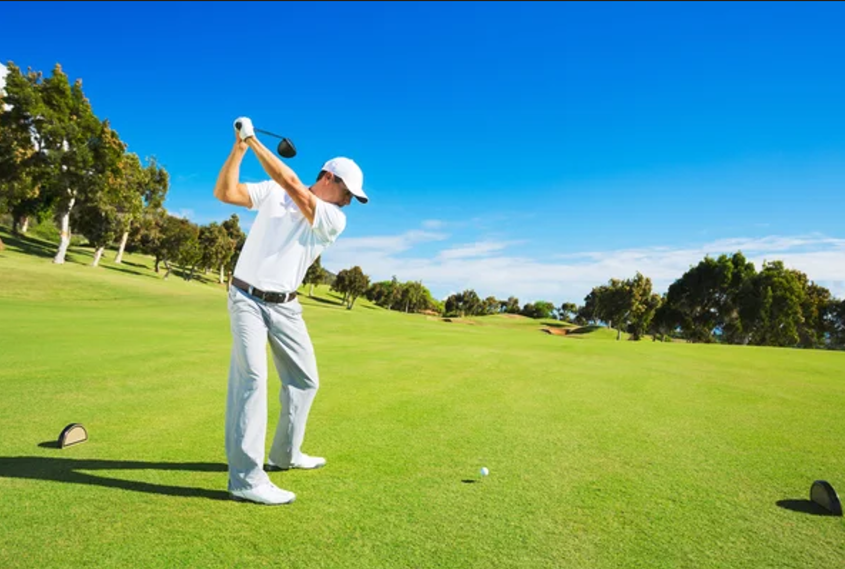
#> input picture scripts/demo2_ollama_vqa/images/golf.png, 1690 x 1137 px, found by its file name (shown at 1/2 size)
$ python vqa.py
#> lines starting #> are read from the running program, lines starting #| are printed output that depends on the picture
#!/usr/bin/env python3
# -*- coding: utf-8 -*-

import argparse
import time
import os
import tempfile
from pathlib import Path

from PIL import Image  # pip install pillow
import ollama


# --------------------------- Utils ---------------------------

def print_banner(title: str):
#| Input Image:       golf.png  (1690x1137)
    print("\n" + "=" * 70)
    print(f" {title}")
    print("=" * 70)

def round_to_multiple(x: int, m: int) -> int:
    if m <= 1:
        return max(1, x)
    return max(m, int(round(x / m) * m))

def ns_to_ms(x: int | None) -> float | None:
    if x is None:
        return None
    return float(x) / 1e6

def pretty_bytes(n: int) -> str:
    for unit in ["B", "KB", "MB", "GB"]:
        if n < 1024:
            return f"{n:.0f} {unit}"
        n /= 1024.0
    return f"{n:.1f} TB"


def resize_for_vlm(
    in_path: str,
    long_side: int = 1024,
    stride: int = 28,
    max_long_side: int | None = None,
    out_suffix: str = "_resized",
) -> tuple[str, tuple[int, int], float]:
    """
    Resize image to have a fixed long side, keep aspect ratio,
    then round width & height to a given stride (e.g., 28).
    Returns (out_path, (w,h), scale) where scale is new_long_side/original_long_side.
    """
#> called with in_path = './golf.png', long_side = 512, stride = 28, out_suffix = '_resized'
    img = Image.open(in_path).convert("RGB")
    w, h = img.size
#> w = 1690; h = 1137

    if max_long_side is not None:
        long_side = min(long_side, max_long_side)

    if max(w, h) == 0:
        raise ValueError("Invalid image with zero dimension.")

    scale = float(long_side) / float(max(w, h))
#> scale = 0.303
    new_w = int(round(w * scale))
#> new_w = 512
    new_h = int(round(h * scale))
#> new_h = 344

    if stride and stride > 1:
        new_w = round_to_multiple(new_w, stride)
#> new_w = 504
        new_h = round_to_multiple(new_h, stride)
#> new_h = 336

    new_w = max(1, new_w)
    new_h = max(1, new_h)

    resized = img.resize((new_w, new_h), resample=Image.LANCZOS)
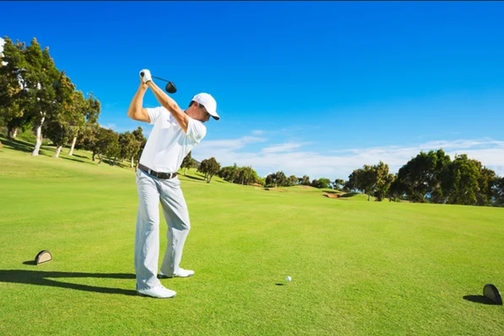
#> resized: PIL image 504x336 RGB; mean R, G, B 103.1, 157.5, 132.8

    base = Path(in_path).stem
    tmpdir = tempfile.mkdtemp(prefix="vlm_preproc_")
    out_path = os.path.join(tmpdir, f"{base}{out_suffix}_{new_w}x{new_h}.png")
    resized.save(out_path, format="PNG", optimize=True)
    return out_path, (new_w, new_h), scale


# --------------------------- Main ---------------------------

def main():
    parser = argparse.ArgumentParser(
        description="Run an Ollama VLM (e.g., qwen2.5vl:3b) with image + query, with pre-resize and stats."
    )
    parser.add_argument("--model", type=str, default="qwen2.5vl:3b",
                        help="Model name (default: qwen2.5vl:3b)")
    parser.add_argument("--image", type=str, default="./golf.png",
                        help="Path to input image")
    parser.add_argument("--query", type=str,
                        default="What sport is this?",
                        help="Text prompt / question")
    parser.add_argument("--long-side", type=int, default=512,
                        help="Resize so the long side equals this value (default: 512)")
    parser.add_argument("--stride", type=int, default=28,
                        help="Round width/height to a multiple of this value (default: 28). Use 1 to disable.")
    parser.add_argument("--no-round", action="store_true",
                        help="Disable rounding to stride (overrides --stride).")
    parser.add_argument("--max-long-side", type=int, default=None,
                        help="Optional upper cap for long side (e.g., 1280).")
    parser.add_argument("--show-raw", action="store_true",
                        help="Print the full raw response dict from Ollama.")
    args = parser.parse_args()

    # -------------------- Initializing Model (metadata) --------------------
    print_banner("Initializing Model")
    print(f"Model:             {args.model}")
    in_name = os.path.basename(args.image)
    try:
        _w, _h = Image.open(args.image).size
        print(f"Input Image:       {in_name}  ({_w}x{_h})")
    except Exception:
        print(f"Input Image:       {in_name}  (size: unknown)")
    print(f"Query:             {args.query}")

    # -------------------- Preprocess --------------------

    stride = 1 if args.no_round else max(1, args.stride)
    t_pp0 = time.perf_counter()
    pre_img_path, (new_w, new_h), scale = resize_for_vlm(
        args.image,
        long_side=args.long_side,
        stride=stride,
        max_long_side=args.max_long_side,
    )
#> new_w = 504; new_h = 336; scale = 0.303
    t_pp1 = time.perf_counter()
    mpix = (new_w * new_h) / 1e6
#> mpix = 0.169
    fsize = os.path.getsize(pre_img_path)
#> fsize = 228679

    # -------------------- Running Inference --------------------
    print_banner("Running Inference")
    t0 = time.perf_counter()
    response = ollama.chat(
        model=args.model,
        messages=[
            {
                "role": "user",
                "content": args.query,
                "images": [pre_img_path],
            }
        ],
    )
    t1 = time.perf_counter()
    wall_ms = (t1 - t0) * 1000.0

    # Parse response
    msg = response.get("message", {})
    content = msg.get("content", "")

    prompt_tok = response.get("prompt_eval_count")          # input tokens
    out_tok = response.get("eval_count")                    # output tokens
    total_ns = response.get("total_duration")
    prompt_ns = response.get("prompt_eval_duration")
    gen_ns = response.get("eval_duration")
    done_reason = response.get("done_reason")

    print(f"Model Output:\n{content}")

    # -------------------- Inference Summary --------------------
    print_banner("Inference Summary")
    print(f"Model:             {args.model}")
    print(f"Query:             {args.query}")
    print(f"Input Image:       {os.path.basename(args.image)}")
    print(f"Resized Dims:      {new_w} x {new_h}")
    # print(f"Wall Time:         {wall_ms:.2f} ms")

    if total_ns is not None:
        print(f"total_duration:    {ns_to_ms(total_ns):.1f} ms")
    if prompt_ns is not None:
        print(f"prompt_eval_dur:   {ns_to_ms(prompt_ns):.1f} ms")
    if gen_ns is not None:
        print(f"eval_duration:     {ns_to_ms(gen_ns):.1f} ms")
    if prompt_tok is not None:
        print(f"Input Tokens:      {prompt_tok}")
    if out_tok is not None:
        print(f"Output Tokens:     {out_tok}")
    print("=" * 70 + "\n")

    if args.show_raw:
        import json
        print_banner("Raw Response (Ollama)")
        print(json.dumps(response, indent=2))
        print("=" * 70 + "\n")


if __name__ == "__main__":
    main()
#> (the call stopped at in main, `response = ollama.chat( model=args.model, messages=[ { "role": "user",..`: ollama is not available in this run)
